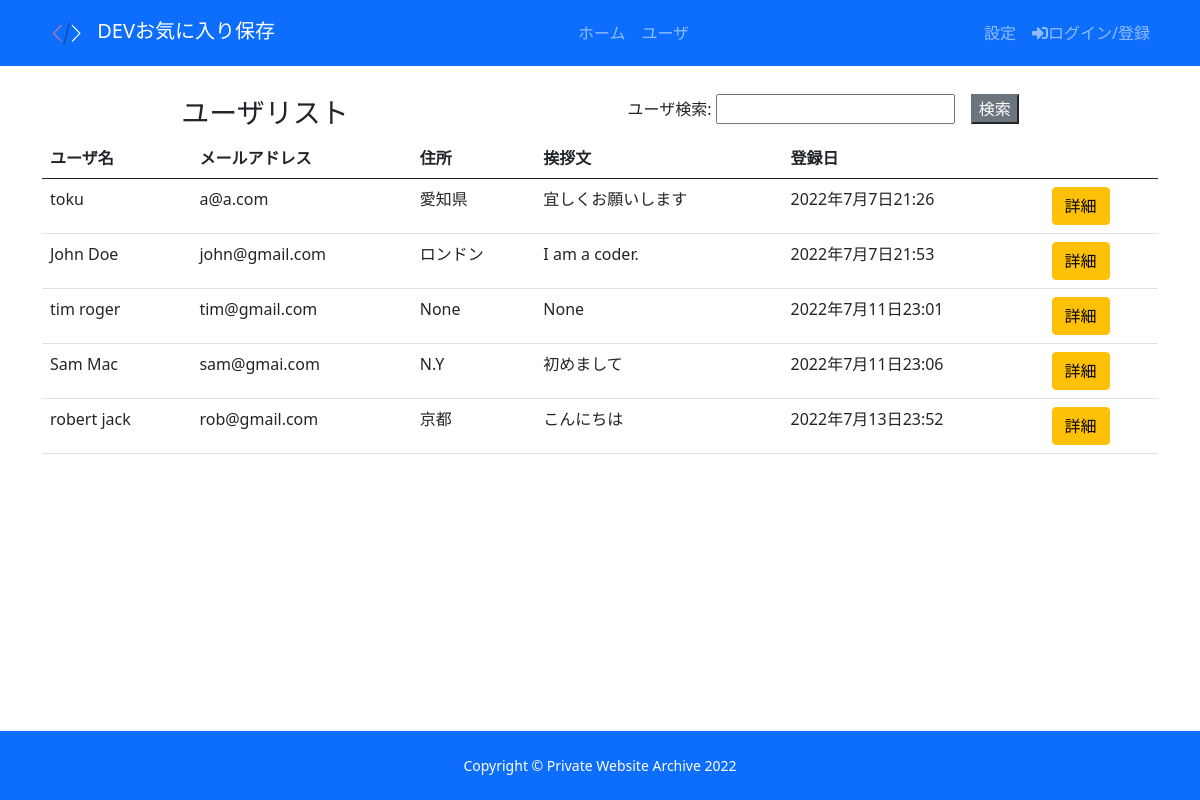
/users/, run on the app's committed database.
### users/models.py (models this page shows, shortened)
class Profile(models.Model):
  user = models.OneToOneField(User, on_delete=models.CASCADE, verbose_name='ユーザー',null=True, blank=True)
  name = models.CharField(verbose_name='名前', max_length=200, blank=True, null=True)
  email = models.EmailField(verbose_name='メール', max_length=500, blank=True, null=True)
  username = models.CharField(verbose_name='ユーザ名', max_length=200, blank=True, null=True)
  location = models.CharField(verbose_name='住所', max_length=200, blank=True, null=True)
  short_intro = models.CharField(verbose_name='挨拶文', max_length=200, blank=True, null=True)
  bio = models.TextField(verbose_name='自己紹介', blank=True, null=True)
  profile_image = models.ImageField(verbose_name='画像',blank=True, null=True, default="user-default.png")
  social_github = models.CharField(verbose_name='Github', max_length=200, blank=True, null=True)
  social_website = models.CharField(verbose_name='Website', max_length=200, blank=True, null=True)
  created =models.DateTimeField(verbose_name='作成日', auto_now_add=True)
  id = models.UUIDField(verbose_name='ID', default=uuid.uuid4, unique=True, primary_key=True, editable=False)

### users/views.py (the view)
# urls.py: path('', views.usersList, name="users-list"),
def usersList(request):
  search_query = ''
  if request.GET.get('search_query'):
    search_query=request.GET.get('search_query')
  print('SEARCH: ', search_query)
  profiles = Profile.objects.filter(Q(name__icontains=search_query) | Q(short_intro__icontains=search_query))
  context = {'profiles': profiles, 'search_query': search_query}
  return render(request, 'users/users.html', context)

### users/templates/users/users.html (shortened to what this page needs)
{% extends 'base.html' %}
{% block content %}
<div class="d-md-flex justify-content-around">
  <h3 class="top-title">ユーザリスト</h3>
  <div class="searchForm">
    <form action="{% url 'users-list' %}" method="get" class="form d-flex gap-3">
        <divv class="form__field">
         <label for="search_user">ユーザ検索: </label>
         <input type="text" value="{{search_query}}" id="search_user" name="search_query">
        </divv>
        <input type="submit" value="検索" class="btn--md btn-secondary">
    </form>
  </div>
</div>
<table class="table">
  <thead>
    <tr>
      <th>ユーザ名</th>
      <th>メールアドレス</th>
      <th>住所</th>
      <th>挨拶文</th>
      <th>登録日</th>
      <th></th>
    </tr>
  </thead>
  {% for profile in profiles %}
    <tr>
      <td> {{profile.name}}</td>
      <td> {{profile.email}}</td>
      <td> {{profile.location}}</td>
      <td> {{profile.short_intro}}</td>
      <td> {{profile.created}}</td>
      <td>
        <a class="btn btn-warning" href="{% url 'user-profile' profile.id %}">詳細</a>
      </td>
    </tr>
  {% endfor %}
</table>
{% endblock content %}

### static/css/mystyle.css (style rules this page uses)
:root { --color-main: #5aa5b9; --color-main-light: #e6faff; --color-sub: #3f4156; --color-sub-light: #51546e; --color-sub-lighter: #ededfd; --color-text: #737373; --color-gray: #8b8b8b; --color-light: #e5e7eb; --color-light-gray: #767676; --color-bg: #f8fafd; --color-white: #fffefd; --color-white-light: #f3f3f3; --color-success: #359e64; --color-success-bg: #def8e8; --color-error: #fc4b0b; --color-error-bg: #fff2ee; --font-base: 'Poppins', arial, helvetica, 'Segoe UI', roboto, ubuntu, sans-serif; --font-monospace: 'Fira Code', 'Courier New', courier, monospace; --font-regular: 300; --font-medium: 500; --font-bold: 700; --generic-shadow: 1px 1px 5px #00000010; --generic-transition: all 0.3s ease-in-out; }
a { color: black; text-decoration: none; }
body, #wrapper { display: flex; flex-direction: column; min-height: 100vh; }
.top-title { margin-top: 30px; }
.searchForm { margin-top: 28px; }

### data on the page
Profile: name "toku", email "a@a.com", location "愛知県", short_intro "宜しくお願いします", created "2022年7月7日21:26"
Profile: name "John Doe", email "john@gmail.com", location "ロンドン", short_intro "I am a coder.", created "2022年7月7日21:53"
Profile: name "tim roger", email "tim@gmail.com", location "None", short_intro "None", created "2022年7月11日23:01"
Profile: name "Sam Mac", email "sam@gmai.com", location "N.Y", short_intro "初めまして", created "2022年7月11日23:06"
Profile: name "robert jack", email "rob@gmail.com", location "京都", short_intro "こんにちは", created "2022年7月13日23:52"
